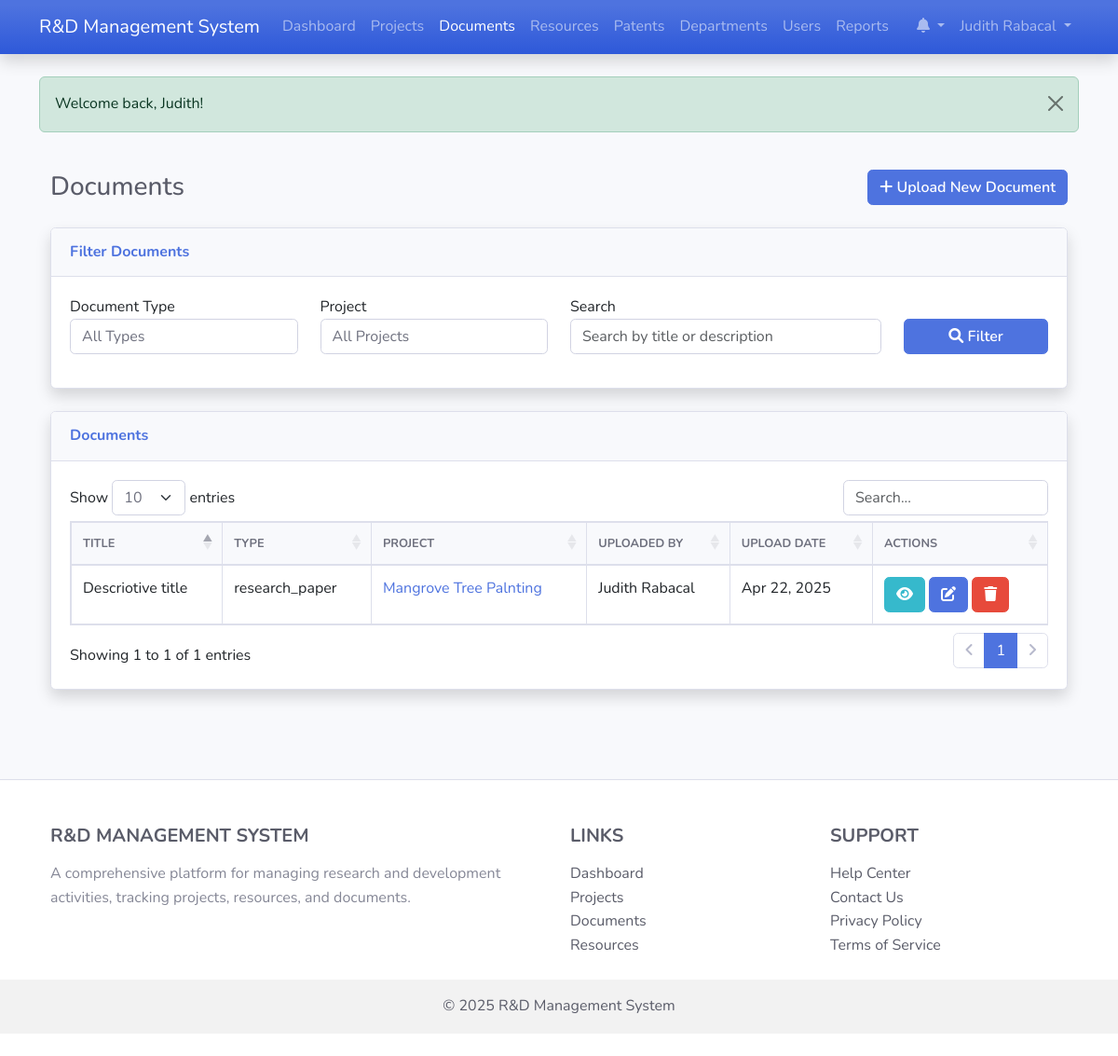
Screenshot of /documents.php (signed in) with the database file from the repository.
### tables this page shows
CREATE TABLE `users` (
  `id` int(11) NOT NULL,
  `username` varchar(50) NOT NULL,
  `password` varchar(255) NOT NULL,
  `email` varchar(100) NOT NULL,
  `first_name` varchar(50) NOT NULL,
  `last_name` varchar(50) NOT NULL,
  `role_id` int(11) NOT NULL,
  `department_id` int(11) DEFAULT NULL,
  `is_active` tinyint(1) DEFAULT 1,
  `last_login` datetime DEFAULT NULL,
  `created_at` timestamp NOT NULL DEFAULT current_timestamp(),
  `updated_at` timestamp NOT NULL DEFAULT current_timestamp() ON UPDATE current_timestamp()
);

CREATE TABLE `documents` (
  `id` int(11) NOT NULL,
  `title` varchar(100) NOT NULL,
  `description` text DEFAULT NULL,
  `file_path` varchar(255) NOT NULL,
  `file_type` varchar(50) DEFAULT NULL,
  `file_size` int(11) DEFAULT NULL,
  `type` enum('research_paper','faculty_evaluation','patent','report','other') NOT NULL,
  `project_id` int(11) DEFAULT NULL,
  `uploaded_by` int(11) NOT NULL,
  `upload_date` datetime DEFAULT current_timestamp(),
  `created_at` timestamp NOT NULL DEFAULT current_timestamp(),
  `updated_at` timestamp NOT NULL DEFAULT current_timestamp() ON UPDATE current_timestamp(),
  `submit_to_journal` varchar(60) NOT NULL
);

CREATE TABLE `projects` (
  `id` int(11) NOT NULL,
  `title` varchar(100) NOT NULL,
  `description` text DEFAULT NULL,
  `start_date` date DEFAULT NULL,
  `end_date` date DEFAULT NULL,
  `status` enum('planning','in_progress','completed','on_hold','cancelled') DEFAULT 'planning',
  `budget` decimal(15,2) DEFAULT NULL,
  `department_id` int(11) DEFAULT NULL,
  `created_by` int(11) NOT NULL,
  `created_at` timestamp NOT NULL DEFAULT current_timestamp(),
  `updated_at` timestamp NOT NULL DEFAULT current_timestamp() ON UPDATE current_timestamp()
);

### classes/BaseModel.php (called while the page is built, shortened)
<?php
require_once __DIR__ . '/../config/database.php';
abstract class BaseModel {
    protected $conn;
    protected $table_name;
    protected $id_column = 'id';
    public function __construct() {
        $database = new Database();
        $this->conn = $database->getConnection();
    }
    public function getById($id) {
        $query = "SELECT * FROM " . $this->table_name . " WHERE " . $this->id_column . " = :id LIMIT 1";
        $stmt = $this->conn->prepare($query);
        $stmt->bindParam(':id', $id);
        $stmt->execute();
        return $stmt->fetch(PDO::FETCH_ASSOC);
    }
    public function search($conditions, $orderBy = null, $orderDirection = 'ASC', $limit = null, $offset = null) {
        $query = "SELECT * FROM " . $this->table_name;
        $values = [];
        if ($orderBy) {
            $query .= " ORDER BY " . $orderBy . " " . $orderDirection;
        }
        if ($limit) {
            $query .= " LIMIT " . $limit;
        }
        $stmt = $this->conn->prepare($query);
        $stmt->execute($values);
        return $stmt->fetchAll(PDO::FETCH_ASSOC);
    }
}
?>

### config/database.php (called while the page is built, shortened)
<?php
class Database {
    private $host = "localhost";
    private $db_name = "rd_management";
    private $username = "root";
    private $password = "";
    public function getConnection() {
        $this->conn = null;
        try {
            $this->conn = new PDO(
                "mysql:host=" . $this->host . ";dbname=" . $this->db_name,
                $this->username,
                $this->password
            );
            $this->conn->setAttribute(PDO::ATTR_ERRMODE, PDO::ERRMODE_EXCEPTION);
            $this->conn->exec("set names utf8");
        } catch(PDOException $exception) {
            echo "Connection error: " . $exception->getMessage();
        }
        return $this->conn;
    }
}
?>

### classes/Document.php (called while the page is built, shortened)
<?php
require_once __DIR__ . '/BaseModel.php';
class Document extends BaseModel {
    public function __construct() {
        $this->upload_dir = __DIR__ . '/../uploads/';
    }
}
?>

### documents.php (the view, shortened to what this page needs)
<?php
require_once 'classes/Document.php';
$document = new Document();
$project = new Project();
$user = new User();
$pageTitle = "Documents";
$currentUser = $user->getById($_SESSION['user_id']);
$userRole = $currentUser['role_id'];
$page = isset($_GET['page']) ? (int)$_GET['page'] : 1;
$limit = 10;
$offset = ($page - 1) * $limit;
$conditions = [];
$documents = [];
if ($userRole == 1) {
    $documents = $document->search($conditions, 'upload_date', 'DESC', $limit, $offset);
} else {
    $conditions['uploaded_by'] = $_SESSION['user_id'];
    $documents = $document->search($conditions, 'upload_date', 'DESC', $limit, $offset);
    $totalDocuments = $document->count($conditions);
}
include 'includes/header.php';
?>
<div class="container-fluid py-4">
    <div class="d-flex justify-content-between align-items-center mb-4">
        <h1 class="h3 mb-0 text-gray-800"><?php echo $pageTitle; ?></h1>
        <a href="document_form.php" class="btn btn-primary">
            <i class="fas fa-plus"></i> Upload New Document
        </a>
    </div>
    <div class="card shadow mb-4">
        <div class="card-header py-3">
            <h6 class="m-0 font-weight-bold text-primary">Filter Documents</h6>
        </div>
        <div class="card-body">
            <form method="GET" action="documents.php" class="row">
                <div class="col-md-3 mb-3">
                    <label for="type">Document Type</label>
                    <select name="type" id="type" class="form-control">
                        <option value="">All Types</option>
                    </select>
                </div>
                <div class="col-md-3 mb-3">
                    <label for="project_id">Project</label>
                    <select name="project_id" id="project_id" class="form-control">
                        <option value="">All Projects</option>
                    </select>
                </div>
                <div class="col-md-4 mb-3">
                    <label for="search">Search</label>
                    <input type="text" name="search" id="search" class="form-control" placeholder="Search by title or description" value="<?php echo isset($_GET['search']) ? htmlspecialchars($_GET['search']) : ''; ?>">
                </div>
                <div class="col-md-2 mb-3 d-flex align-items-end">
                    <button type="submit" class="btn btn-primary w-100">
                        <i class="fas fa-search"></i> Filter
                    </button>
                </div>
            </form>
        </div>
    </div>
    <div class="card shadow mb-4">
        <div class="card-header py-3">
            <h6 class="m-0 font-weight-bold text-primary">Documents</h6>
        </div>
        <div class="card-body">
            <?php if (empty($documents)): ?>
                <div class="alert alert-info">
                    No documents found. <?php echo !isset($_GET['search']) ? 'Upload a new document to get started.' : 'Try adjusting your filters.'; ?>
                </div>
            <?php else: ?>
                <div class="table-responsive">
                    <table class="table table-bordered datatable" width="100%" cellspacing="0">
                        <thead>
                            <tr>
                                <th>Title</th>
                                <th>Type</th>
                                <th>Project</th>
                                <th>Uploaded By</th>
                                <th>Upload Date</th>
                                <th>Actions</th>
                            </tr>
                        </thead>
                        <tbody>
                            <?php foreach ($documents as $doc): ?>
                                <tr>
                                    <td><?php echo htmlspecialchars($doc['title']); ?></td>
                                    <td>
                                        <?php
                                            $typeLabels = [
                                                'research_paper' => '<span class="badge badge-primary">Research Paper</span>',
                                                'faculty_evaluation' => '<span class="badge badge-info">Faculty Evaluation</span>',
                                                'patent' => '<span class="badge badge-success">Patent</span>',
                                                'report' => '<span class="badge badge-warning">Report</span>',
                                                'other' => '<span class="badge badge-secondary">Other</span>'
                                            ];
                                            echo $typeLabels[$doc['type']] ?? $doc['type'];
                                        ?>
                                    </td>
                                    <td>
                                        <?php
                                            if ($doc['project_id']) {
                                                $projectData = $project->getById($doc['project_id']);
                                                if ($projectData) {
                                                    echo '<a href="project_detail.php?id=' . $projectData['id'] . '">' . htmlspecialchars($projectData['title']) . '</a>';
                                                } else {
                                                    echo '<span class="text-muted">Unknown Project</span>';
                                                }
                                            } else {
                                                echo '<span class="text-muted">None</span>';
                                            }
                                        ?>
                                    </td>
                                    <td>
                                        <?php
                                            $uploaderData = $user->getById($doc['uploaded_by']);
                                            if ($uploaderData) {
                                                echo htmlspecialchars($uploaderData['first_name'] . ' ' . $uploaderData['last_name']);
                                            } else {
                                                echo '<span class="text-muted">Unknown User</span>';
                                            }
                                        ?>
                                    </td>
                                    <td><?php echo date('M d, Y', strtotime($doc['upload_date'])); ?></td>
                                    <td>
                                        <a href="document_detail.php?id=<?php echo $doc['id']; ?>" class="btn btn-info btn-sm">
                                            <i class="fas fa-eye"></i>
                                        </a>
                                        <?php
                                        $canEdit = false;
                                        if ($userRole == 1) {
                                            $canEdit = true;
                                        }
                                        if ($canEdit):
                                        ?>
                                        <a href="document_form.php?id=<?php echo $doc['id']; ?>" class="btn btn-primary btn-sm">
                                            <i class="fas fa-edit"></i>
                                        </a>
                                        <button type="button" class="btn btn-danger btn-sm" data-toggle="modal" data-target="#deleteModal<?php echo $doc['id']; ?>">
                                            <i class="fas fa-trash"></i>
                                        </button>
                                        <?php endif; ?>
                                    </td>
                                </tr>
                            <?php endforeach; ?>
                        </tbody>
                    </table>
                </div>
            <?php endif; ?>
        </div>
    </div>
</div>
<?php include 'includes/footer.php'; ?>

### includes/header.php (shortened to what this page needs)
<?php
$isLoggedIn = isset($_SESSION['user_id']);
$currentUser = null;
if ($isLoggedIn) {
    $userObj = new User();
    $currentUser = $userObj->getById($_SESSION['user_id']);
}
$currentPage = basename($_SERVER['PHP_SELF']);
?>
<!DOCTYPE html>
<html lang="en">
<head>
    <link href="https://cdn.jsdelivr.net/npm/bootstrap@5.3.0-alpha1/dist/css/bootstrap.min.css" rel="stylesheet">
    <link rel="stylesheet" href="https://cdnjs.cloudflare.com/ajax/libs/font-awesome/6.0.0/css/all.min.css">
    <link rel="stylesheet" href="https://cdn.datatables.net/1.11.5/css/dataTables.bootstrap5.min.css">
    <link rel="stylesheet" href="assets/css/style.css">
</head>
<body>
    <nav class="navbar navbar-expand-lg navbar-dark bg-gradient-primary shadow">
        <div class="container">
            <a class="navbar-brand" href="index.php">R&D Management System</a>
            <div class="collapse navbar-collapse" id="navbarNav">
                <ul class="navbar-nav me-auto">
                    <?php if ($isLoggedIn): ?>
                        <li class="nav-item">
                            <a class="nav-link <?php echo $currentPage == 'index.php' ? 'active' : ''; ?>" href="index.php">Dashboard</a>
                        </li>
                        <li class="nav-item">
                            <a class="nav-link <?php echo $currentPage == 'projects.php' ? 'active' : ''; ?>" href="projects.php">Projects</a>
                        </li>
                        <li class="nav-item">
                            <a class="nav-link <?php echo $currentPage == 'documents.php' ? 'active' : ''; ?>" href="documents.php">Documents</a>
                        </li>
                        <li class="nav-item">
                            <a class="nav-link <?php echo $currentPage == 'resources.php' ? 'active' : ''; ?>" href="resources.php">Resources</a>
                        </li>
                        <li class="nav-item">
                            <a class="nav-link <?php echo $currentPage == 'patents.php' ? 'active' : ''; ?>" href="patents.php">Patents</a>
                        </li>
                        <?php if ($currentUser && $currentUser['role_id'] <= 2):  ?>
                            <li class="nav-item">
                                <a class="nav-link <?php echo $currentPage == 'departments.php' ? 'active' : ''; ?>" href="departments.php">Departments</a>
                            </li>
                            <li class="nav-item">
                                <a class="nav-link <?php echo $currentPage == 'users.php' ? 'active' : ''; ?>" href="users.php">Users</a>
                            </li>
                            <li class="nav-item">
                                <a class="nav-link <?php echo $currentPage == 'reports.php' ? 'active' : ''; ?>" href="reports.php">Reports</a>
                            </li>
                        <?php endif; ?>
                    <?php endif; ?>
                </ul>
                <ul class="navbar-nav">
                    <?php if ($isLoggedIn): ?>
                        <li class="nav-item dropdown">
                            <a class="nav-link dropdown-toggle" href="#" id="notificationsDropdown" role="button" data-bs-toggle="dropdown" aria-expanded="false">
                                <i class="fas fa-bell"></i>
                            </a>
                        </li>
                        <li class="nav-item dropdown">
                            <a class="nav-link dropdown-toggle" href="#" id="userDropdown" role="button" data-bs-toggle="dropdown" aria-expanded="false">
                                <?php echo htmlspecialchars($currentUser['first_name'] . ' ' . $currentUser['last_name']); ?>
                            </a>
                        </li>
                    <?php endif; ?>
                </ul>
            </div>
        </div>
    </nav>
    <div id="alert-container" class="position-fixed top-0 end-0 p-3" style="z-index: 1050;"></div>
    <div class="container mt-4">
        <?php
        if (isset($_SESSION['success_message'])) {
            echo '<div class="alert alert-success alert-dismissible fade show" role="alert">';
            echo htmlspecialchars($_SESSION['success_message']);
            echo '<button type="button" class="btn-close" data-bs-dismiss="alert" aria-label="Close"></button>';
            echo '</div>';
        }
        ?>

### rows the page displays
users: first_name+last_name "Judith Rabacal"
documents: title "Descriotive title", type "research_paper", project.title "Mangrove Tree Palnting", uploaded_by.last_name "Judith Rabacal", upload_date "Apr 22, 2025"

### other values shown
$_SESSION['success_message'] "Welcome back, Judith!"
$pageTitle "Documents"
